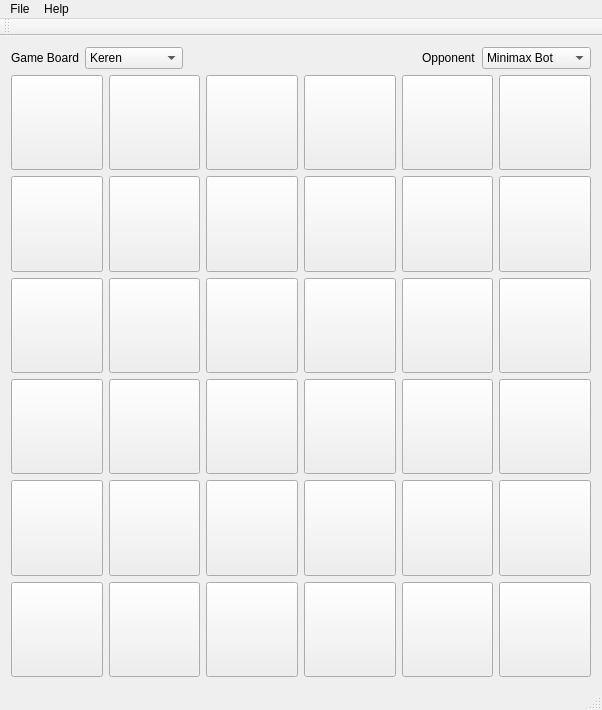
<?xml version="1.0" encoding="UTF-8"?>
<ui version="4.0">
 <class>MainWindow</class>
 <widget class="QMainWindow" name="MainWindow">
  <property name="geometry">
   <rect>
    <x>0</x>
    <y>0</y>
    <width>602</width>
    <height>710</height>
   </rect>
  </property>
  <property name="windowTitle">
   <string>WarGame</string>
  </property>
  <widget class="QWidget" name="centralWidget">
   <layout class="QVBoxLayout" name="verticalLayout">
    <item>
     <layout class="QHBoxLayout" name="horizontalLayout">
      <item>
       <widget class="QLabel" name="label">
        <property name="text">
         <string>Game Board</string>
        </property>
       </widget>
      </item>
      <item>
       <widget class="QComboBox" name="boardBox">
        <property name="editable">
         <bool>false</bool>
        </property>
        <item>
         <property name="text">
          <string>Keren</string>
         </property>
        </item>
        <item>
         <property name="text">
          <string>Narvik</string>
         </property>
        </item>
        <item>
         <property name="text">
          <string>Sevastopol</string>
         </property>
        </item>
        <item>
         <property name="text">
          <string>Smolensk</string>
         </property>
        </item>
        <item>
         <property name="text">
          <string>Westerplatte</string>
         </property>
        </item>
       </widget>
      </item>
      <item>
       <spacer name="horizontalSpacer">
        <property name="orientation">
         <enum>Qt::Horizontal</enum>
        </property>
        <property name="sizeHint" stdset="0">
         <size>
          <width>40</width>
          <height>20</height>
         </size>
        </property>
       </spacer>
      </item>
      <item>
       <widget class="QLabel" name="label_2">
        <property name="text">
         <string>Opponent</string>
        </property>
       </widget>
      </item>
      <item>
       <widget class="QComboBox" name="botSelectionBox">
        <item>
         <property name="text">
          <string>Minimax Bot</string>
         </property>
        </item>
        <item>
         <property name="text">
          <string>AlphaBeta Bot</string>
         </property>
        </item>
       </widget>
      </item>
     </layout>
    </item>
    <item>
     <layout class="QGridLayout" name="gridLayout">
      <item row="0" column="0">
       <widget class="QPushButton" name="button11">
        <property name="sizePolicy">
         <sizepolicy hsizetype="Expanding" vsizetype="Expanding">
          <horstretch>0</horstretch>
          <verstretch>0</verstretch>
         </sizepolicy>
        </property>
        <property name="font">
         <font>
          <pointsize>12</pointsize>
         </font>
        </property>
        <property name="text">
         <string/>
        </property>
       </widget>
      </item>
      <item row="0" column="1">
       <widget class="QPushButton" name="button12">
        <property name="sizePolicy">
         <sizepolicy hsizetype="Expanding" vsizetype="Expanding">
          <horstretch>0</horstretch>
          <verstretch>0</verstretch>
         </sizepolicy>
        </property>
        <property name="font">
         <font>
          <pointsize>12</pointsize>
         </font>
        </property>
        <property name="text">
         <string/>
        </property>
       </widget>
      </item>
      <item row="0" column="2">
       <widget class="QPushButton" name="button13">
        <property name="sizePolicy">
         <sizepolicy hsizetype="Expanding" vsizetype="Expanding">
          <horstretch>0</horstretch>
          <verstretch>0</verstretch>
         </sizepolicy>
        </property>
        <property name="font">
         <font>
          <pointsize>12</pointsize>
         </font>
        </property>
        <property name="text">
         <string/>
        </property>
       </widget>
      </item>
      <item row="0" column="3">
       <widget class="QPushButton" name="button14">
        <property name="sizePolicy">
         <sizepolicy hsizetype="Expanding" vsizetype="Expanding">
          <horstretch>0</horstretch>
          <verstretch>0</verstretch>
         </sizepolicy>
        </property>
        <property name="font">
         <font>
          <pointsize>12</pointsize>
         </font>
        </property>
        <property name="text">
         <string/>
        </property>
       </widget>
      </item>
      <item row="0" column="4">
       <widget class="QPushButton" name="button15">
        <property name="sizePolicy">
         <sizepolicy hsizetype="Expanding" vsizetype="Expanding">
          <horstretch>0</horstretch>
          <verstretch>0</verstretch>
         </sizepolicy>
        </property>
        <property name="font">
         <font>
          <pointsize>12</pointsize>
         </font>
        </property>
        <property name="text">
         <string/>
        </property>
       </widget>
      </item>
      <item row="0" column="5">
       <widget class="QPushButton" name="button16">
        <property name="sizePolicy">
         <sizepolicy hsizetype="Expanding" vsizetype="Expanding">
          <horstretch>0</horstretch>
          <verstretch>0</verstretch>
         </sizepolicy>
        </property>
        <property name="font">
         <font>
          <pointsize>12</pointsize>
         </font>
        </property>
        <property name="text">
         <string/>
        </property>
       </widget>
      </item>
      <item row="1" column="0">
       <widget class="QPushButton" name="button21">
        <property name="sizePolicy">
         <sizepolicy hsizetype="Expanding" vsizetype="Expanding">
          <horstretch>0</horstretch>
          <verstretch>0</verstretch>
         </sizepolicy>
        </property>
        <property name="font">
         <font>
          <pointsize>12</pointsize>
         </font>
        </property>
        <property name="text">
         <string/>
        </property>
       </widget>
      </item>
      <item row="1" column="1">
       <widget class="QPushButton" name="button22">
        <property name="sizePolicy">
         <sizepolicy hsizetype="Expanding" vsizetype="Expanding">
          <horstretch>0</horstretch>
          <verstretch>0</verstretch>
         </sizepolicy>
        </property>
        <property name="font">
         <font>
          <pointsize>12</pointsize>
         </font>
        </property>
        <property name="text">
         <string/>
        </property>
       </widget>
      </item>
      <item row="1" column="2">
       <widget class="QPushButton" name="button23">
        <property name="sizePolicy">
         <sizepolicy hsizetype="Expanding" vsizetype="Expanding">
          <horstretch>0</horstretch>
          <verstretch>0</verstretch>
         </sizepolicy>
        </property>
        <property name="font">
         <font>
          <pointsize>12</pointsize>
         </font>
        </property>
        <property name="text">
         <string/>
        </property>
       </widget>
      </item>
      <item row="1" column="3">
       <widget class="QPushButton" name="button24">
        <property name="sizePolicy">
         <sizepolicy hsizetype="Expanding" vsizetype="Expanding">
          <horstretch>0</horstretch>
          <verstretch>0</verstretch>
         </sizepolicy>
        </property>
        <property name="font">
         <font>
          <pointsize>12</pointsize>
         </font>
        </property>
        <property name="text">
         <string/>
        </property>
       </widget>
      </item>
      <item row="1" column="4">
       <widget class="QPushButton" name="button25">
        <property name="sizePolicy">
         <sizepolicy hsizetype="Expanding" vsizetype="Expanding">
          <horstretch>0</horstretch>
          <verstretch>0</verstretch>
         </sizepolicy>
        </property>
        <property name="font">
         <font>
          <pointsize>12</pointsize>
         </font>
        </property>
        <property name="text">
         <string/>
        </property>
       </widget>
      </item>
      <item row="1" column="5">
       <widget class="QPushButton" name="button26">
        <property name="sizePolicy">
         <sizepolicy hsizetype="Expanding" vsizetype="Expanding">
          <horstretch>0</horstretch>
          <verstretch>0</verstretch>
         </sizepolicy>
        </property>
        <property name="font">
         <font>
          <pointsize>12</pointsize>
         </font>
        </property>
        <property name="text">
         <string/>
        </property>
       </widget>
      </item>
      <item row="2" column="0">
       <widget class="QPushButton" name="button31">
        <property name="sizePolicy">
         <sizepolicy hsizetype="Expanding" vsizetype="Expanding">
          <horstretch>0</horstretch>
          <verstretch>0</verstretch>
         </sizepolicy>
        </property>
        <property name="font">
         <font>
          <pointsize>12</pointsize>
         </font>
        </property>
        <property name="text">
         <string/>
        </property>
       </widget>
      </item>
      <item row="2" column="1">
       <widget class="QPushButton" name="button32">
        <property name="sizePolicy">
         <sizepolicy hsizetype="Expanding" vsizetype="Expanding">
          <horstretch>0</horstretch>
          <verstretch>0</verstretch>
         </sizepolicy>
        </property>
        <property name="font">
         <font>
          <pointsize>12</pointsize>
         </font>
        </property>
        <property name="text">
         <string/>
        </property>
       </widget>
      </item>
      <item row="2" column="2">
       <widget class="QPushButton" name="button33">
        <property name="sizePolicy">
         <sizepolicy hsizetype="Expanding" vsizetype="Expanding">
          <horstretch>0</horstretch>
          <verstretch>0</verstretch>
         </sizepolicy>
        </property>
        <property name="font">
         <font>
          <pointsize>12</pointsize>
         </font>
        </property>
        <property name="text">
         <string/>
        </property>
       </widget>
      </item>
      <item row="2" column="3">
       <widget class="QPushButton" name="button34">
        <property name="sizePolicy">
         <sizepolicy hsizetype="Expanding" vsizetype="Expanding">
          <horstretch>0</horstretch>
          <verstretch>0</verstretch>
         </sizepolicy>
        </property>
        <property name="font">
         <font>
          <pointsize>12</pointsize>
         </font>
        </property>
        <property name="text">
         <string/>
        </property>
       </widget>
      </item>
      <item row="2" column="4">
       <widget class="QPushButton" name="button35">
        <property name="sizePolicy">
         <sizepolicy hsizetype="Expanding" vsizetype="Expanding">
          <horstretch>0</horstretch>
          <verstretch>0</verstretch>
         </sizepolicy>
        </property>
        <property name="font">
         <font>
          <pointsize>12</pointsize>
         </font>
        </property>
        <property name="text">
         <string/>
        </property>
       </widget>
      </item>
      <item row="2" column="5">
       <widget class="QPushButton" name="button36">
        <property name="sizePolicy">
         <sizepolicy hsizetype="Expanding" vsizetype="Expanding">
          <horstretch>0</horstretch>
          <verstretch>0</verstretch>
         </sizepolicy>
        </property>
        <property name="font">
         <font>
          <pointsize>12</pointsize>
         </font>
        </property>
        <property name="text">
         <string/>
        </property>
       </widget>
      </item>
      <item row="3" column="0">
       <widget class="QPushButton" name="button41">
        <property name="sizePolicy">
         <sizepolicy hsizetype="Expanding" vsizetype="Expanding">
          <horstretch>0</horstretch>
          <verstretch>0</verstretch>
         </sizepolicy>
        </property>
        <property name="font">
         <font>
          <pointsize>12</pointsize>
         </font>
        </property>
        <property name="text">
         <string/>
        </property>
       </widget>
      </item>
      <item row="3" column="1">
       <widget class="QPushButton" name="button42">
        <property name="sizePolicy">
         <sizepolicy hsizetype="Expanding" vsizetype="Expanding">
          <horstretch>0</horstretch>
          <verstretch>0</verstretch>
         </sizepolicy>
        </property>
        <property name="font">
         <font>
          <pointsize>12</pointsize>
         </font>
        </property>
        <property name="text">
         <string/>
        </property>
       </widget>
      </item>
      <item row="3" column="2">
       <widget class="QPushButton" name="button43">
        <property name="sizePolicy">
         <sizepolicy hsizetype="Expanding" vsizetype="Expanding">
          <horstretch>0</horstretch>
          <verstretch>0</verstretch>
         </sizepolicy>
        </property>
        <property name="font">
         <font>
          <pointsize>12</pointsize>
         </font>
        </property>
        <property name="text">
         <string/>
        </property>
       </widget>
      </item>
      <item row="3" column="3">
       <widget class="QPushButton" name="button44">
        <property name="sizePolicy">
         <sizepolicy hsizetype="Expanding" vsizetype="Expanding">
          <horstretch>0</horstretch>
          <verstretch>0</verstretch>
         </sizepolicy>
        </property>
        <property name="font">
         <font>
          <pointsize>12</pointsize>
         </font>
        </property>
        <property name="text">
         <string/>
        </property>
       </widget>
      </item>
      <item row="3" column="4">
       <widget class="QPushButton" name="button45">
        <property name="sizePolicy">
         <sizepolicy hsizetype="Expanding" vsizetype="Expanding">
          <horstretch>0</horstretch>
          <verstretch>0</verstretch>
         </sizepolicy>
        </property>
        <property name="font">
         <font>
          <pointsize>12</pointsize>
         </font>
        </property>
        <property name="text">
         <string/>
        </property>
       </widget>
      </item>
      <item row="3" column="5">
       <widget class="QPushButton" name="button46">
        <property name="sizePolicy">
         <sizepolicy hsizetype="Expanding" vsizetype="Expanding">
          <horstretch>0</horstretch>
          <verstretch>0</verstretch>
         </sizepolicy>
        </property>
        <property name="font">
         <font>
          <pointsize>12</pointsize>
         </font>
        </property>
        <property name="text">
         <string/>
        </property>
       </widget>
      </item>
      <item row="4" column="0">
       <widget class="QPushButton" name="button51">
        <property name="sizePolicy">
         <sizepolicy hsizetype="Expanding" vsizetype="Expanding">
          <horstretch>0</horstretch>
          <verstretch>0</verstretch>
         </sizepolicy>
        </property>
        <property name="font">
         <font>
          <pointsize>12</pointsize>
         </font>
        </property>
        <property name="text">
         <string/>
        </property>
       </widget>
      </item>
      <item row="4" column="1">
       <widget class="QPushButton" name="button52">
        <property name="sizePolicy">
         <sizepolicy hsizetype="Expanding" vsizetype="Expanding">
          <horstretch>0</horstretch>
          <verstretch>0</verstretch>
         </sizepolicy>
        </property>
        <property name="font">
         <font>
          <pointsize>12</pointsize>
         </font>
        </property>
        <property name="text">
         <string/>
        </property>
       </widget>
      </item>
      <item row="4" column="2">
       <widget class="QPushButton" name="button53">
        <property name="sizePolicy">
         <sizepolicy hsizetype="Expanding" vsizetype="Expanding">
          <horstretch>0</horstretch>
          <verstretch>0</verstretch>
         </sizepolicy>
        </property>
        <property name="font">
         <font>
          <pointsize>12</pointsize>
         </font>
        </property>
        <property name="text">
         <string/>
        </property>
       </widget>
      </item>
      <item row="4" column="3">
       <widget class="QPushButton" name="button54">
        <property name="sizePolicy">
         <sizepolicy hsizetype="Expanding" vsizetype="Expanding">
          <horstretch>0</horstretch>
          <verstretch>0</verstretch>
         </sizepolicy>
        </property>
        <property name="font">
         <font>
          <pointsize>12</pointsize>
         </font>
        </property>
        <property name="text">
         <string/>
        </property>
       </widget>
      </item>
      <item row="4" column="4">
       <widget class="QPushButton" name="button55">
        <property name="sizePolicy">
         <sizepolicy hsizetype="Expanding" vsizetype="Expanding">
          <horstretch>0</horstretch>
          <verstretch>0</verstretch>
         </sizepolicy>
        </property>
        <property name="font">
         <font>
          <pointsize>12</pointsize>
         </font>
        </property>
        <property name="text">
         <string/>
        </property>
       </widget>
      </item>
      <item row="4" column="5">
       <widget class="QPushButton" name="button56">
        <property name="sizePolicy">
         <sizepolicy hsizetype="Expanding" vsizetype="Expanding">
          <horstretch>0</horstretch>
          <verstretch>0</verstretch>
         </sizepolicy>
        </property>
        <property name="font">
         <font>
          <pointsize>12</pointsize>
         </font>
        </property>
        <property name="text">
         <string/>
        </property>
       </widget>
      </item>
      <item row="5" column="0">
       <widget class="QPushButton" name="button61">
        <property name="sizePolicy">
         <sizepolicy hsizetype="Expanding" vsizetype="Expanding">
          <horstretch>0</horstretch>
          <verstretch>0</verstretch>
         </sizepolicy>
        </property>
        <property name="font">
         <font>
          <pointsize>12</pointsize>
         </font>
        </property>
        <property name="text">
         <string/>
        </property>
       </widget>
      </item>
      <item row="5" column="1">
       <widget class="QPushButton" name="button62">
        <property name="sizePolicy">
         <sizepolicy hsizetype="Expanding" vsizetype="Expanding">
          <horstretch>0</horstretch>
          <verstretch>0</verstretch>
         </sizepolicy>
        </property>
        <property name="font">
         <font>
          <pointsize>12</pointsize>
         </font>
        </property>
        <property name="text">
         <string/>
        </property>
       </widget>
      </item>
      <item row="5" column="2">
       <widget class="QPushButton" name="button63">
        <property name="sizePolicy">
         <sizepolicy hsizetype="Expanding" vsizetype="Expanding">
          <horstretch>0</horstretch>
          <verstretch>0</verstretch>
         </sizepolicy>
        </property>
        <property name="font">
         <font>
          <pointsize>12</pointsize>
         </font>
        </property>
        <property name="text">
         <string/>
        </property>
       </widget>
      </item>
      <item row="5" column="3">
       <widget class="QPushButton" name="button64">
        <property name="sizePolicy">
         <sizepolicy hsizetype="Expanding" vsizetype="Expanding">
          <horstretch>0</horstretch>
          <verstretch>0</verstretch>
         </sizepolicy>
        </property>
        <property name="font">
         <font>
          <pointsize>12</pointsize>
         </font>
        </property>
        <property name="text">
         <string/>
        </property>
       </widget>
      </item>
      <item row="5" column="4">
       <widget class="QPushButton" name="button65">
        <property name="sizePolicy">
         <sizepolicy hsizetype="Expanding" vsizetype="Expanding">
          <horstretch>0</horstretch>
          <verstretch>0</verstretch>
         </sizepolicy>
        </property>
        <property name="font">
         <font>
          <pointsize>12</pointsize>
         </font>
        </property>
        <property name="text">
         <string/>
        </property>
       </widget>
      </item>
      <item row="5" column="5">
       <widget class="QPushButton" name="button66">
        <property name="sizePolicy">
         <sizepolicy hsizetype="Expanding" vsizetype="Expanding">
          <horstretch>0</horstretch>
          <verstretch>0</verstretch>
         </sizepolicy>
        </property>
        <property name="font">
         <font>
          <pointsize>12</pointsize>
         </font>
        </property>
        <property name="text">
         <string/>
        </property>
       </widget>
      </item>
     </layout>
    </item>
   </layout>
  </widget>
  <widget class="QMenuBar" name="menuBar">
   <property name="geometry">
    <rect>
     <x>0</x>
     <y>0</y>
     <width>602</width>
     <height>26</height>
    </rect>
   </property>
   <widget class="QMenu" name="menuFile">
    <property name="title">
     <string>File</string>
    </property>
    <addaction name="actionNew_Game"/>
    <addaction name="actionExit"/>
   </widget>
   <widget class="QMenu" name="menuHelp">
    <property name="title">
     <string>Help</string>
    </property>
    <addaction name="actionAbout"/>
   </widget>
   <addaction name="menuFile"/>
   <addaction name="menuHelp"/>
  </widget>
  <widget class="QToolBar" name="mainToolBar">
   <attribute name="toolBarArea">
    <enum>TopToolBarArea</enum>
   </attribute>
   <attribute name="toolBarBreak">
    <bool>false</bool>
   </attribute>
  </widget>
  <widget class="QStatusBar" name="statusBar"/>
  <action name="actionExit">
   <property name="text">
    <string>Exit</string>
   </property>
  </action>
  <action name="actionNew_Game">
   <property name="text">
    <string>New Game</string>
   </property>
  </action>
  <action name="actionAbout">
   <property name="text">
    <string>About</string>
   </property>
  </action>
 </widget>
 <layoutdefault spacing="6" margin="11"/>
 <resources/>
 <connections/>
</ui>
